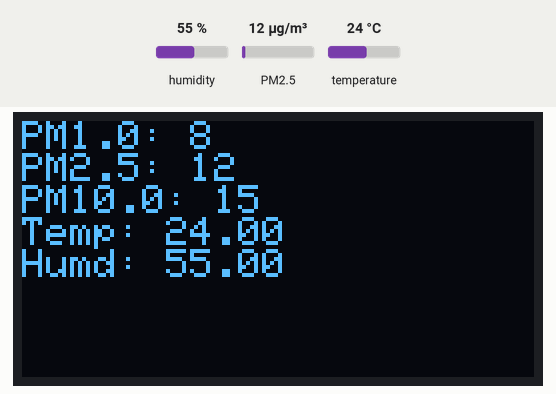
Recording of a sketch running on a simulated ESP32. On the bench: 128×64 one-colour display. Inputs (shaded band) come from the test bench; at power-on: humidity 55 %, PM2.5 12 µg/m³, temperature 24 °C. WiFi joins after 1.5 s; servers stay silent unless stated; uploads are accepted with an empty reply; what the sketch prints to the serial monitor is not drawn.

Above: at 2.1 s.

The sketch:

xkj_v5.ino
```cpp
//包括pms5003+dht22post功能+oled
#include <PMS.h>
#include <HTTPClient.h>
#include <Wire.h>
#include <Adafruit_Sensor.h>
#include <DHT.h>
#include <Adafruit_GFX.h>
#include <Adafruit_SSD1306.h>

Adafruit_SSD1306 display(128, 64, &Wire, -1);

const char* ssid = "6412";
const char* password = "20020920";
const char* serverName = "http://topic.paki91.com/xkj/post_index.php";

DHT dht(15, DHT22);//pin15
PMS pms(Serial1);
PMS::DATA data;

void setup()
{
  Serial.begin(9600);
  display.begin(SSD1306_SWITCHCAPVCC, 0x3C);
  display.clearDisplay();
  display.setTextSize(1.8);
  display.setTextColor(WHITE);

  WiFi.begin(ssid, password);
  while (WiFi.status() != WL_CONNECTED) {
    delay(1000); Serial.println("Connecting to WiFi...");
  }
    Serial.println("WiFi OK");
    dht.begin();
    Wire.begin(); //i2c通訊
    Serial1.begin(9600, SERIAL_8N1, 16, 17); //pms5003
}

void loop()
{
if (pms.read(data))
  {
    int pm1 = data.PM_AE_UG_1_0;
    int pm25 = data.PM_AE_UG_2_5;
    int pm100 = data.PM_AE_UG_10_0;

    Serial.print("PM 1.0(ug/m3): ");Serial.println(pm1);
    Serial.print("PM 2.5(ug/m3): ");Serial.println(pm25);
    Serial.print("PM 10.0(ug/m3): ");Serial.println(pm100);

    float dht22_temp = dht.readTemperature(); Serial.println(dht22_temp);
    float dht22_humd = dht.readHumidity(); Serial.println(dht22_humd);

    display.clearDisplay();
    display.setCursor(0, 0);
    display.print("PM1.0: ");display.println(pm1);
    display.print("PM2.5: ");display.println(pm25);
    display.print("PM10.0: ");display.println(pm100);
    display.print("Temp: ");display.println(dht22_temp);
    display.print("Humd: ");display.println(dht22_humd);
    display.display();

   HTTPClient http;
   http.begin(serverName);
   http.addHeader("Content-Type", "application/x-www-form-urlencoded");

   String postData =    "dht22_temp=" + String(dht22_temp) +
                        "&dht22_humd=" + String(dht22_humd)+
                        "&pms_pm1=" + String(pm1)+
                        "&pms_pm25=" + String(pm25)+
                        "&pms_pm100=" + String(pm100);

   int httpResponseCode = http.POST(postData);

    if (httpResponseCode > 0) {
      Serial.println("Data sent successfully");
    } else {
      Serial.println("Error sending data");
    }
    http.end();

delay(30000);
}
  }
```
